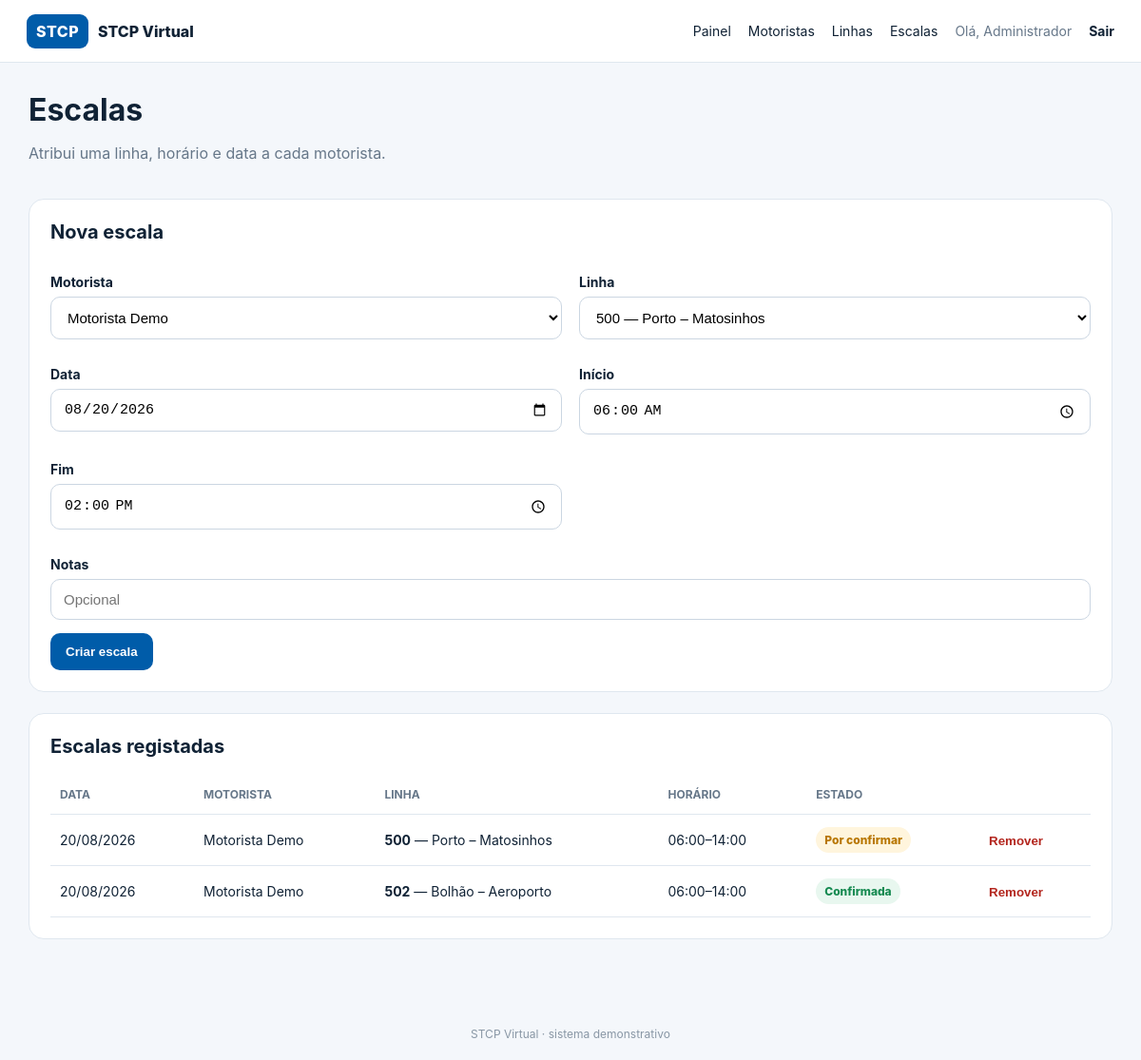
Screenshot of /schedules.php (signed in) with the database file from the repository.
### tables this page shows
CREATE TABLE users (
        id INTEGER PRIMARY KEY AUTOINCREMENT,
        name TEXT NOT NULL,
        email TEXT NOT NULL UNIQUE,
        password TEXT NOT NULL,
        role TEXT NOT NULL CHECK(role IN ('admin','driver')),
        active INTEGER NOT NULL DEFAULT 1,
        created_at TEXT NOT NULL DEFAULT CURRENT_TIMESTAMP
    );

CREATE TABLE schedules (
        id INTEGER PRIMARY KEY AUTOINCREMENT,
        driver_id INTEGER NOT NULL,
        line_id INTEGER NOT NULL,
        service_date TEXT NOT NULL,
        start_time TEXT NOT NULL,
        end_time TEXT NOT NULL,
        notes TEXT,
        confirmed INTEGER NOT NULL DEFAULT 0,
        confirmed_at TEXT,
        created_at TEXT NOT NULL DEFAULT CURRENT_TIMESTAMP,
        FOREIGN KEY(driver_id) REFERENCES users(id) ON DELETE CASCADE,
        FOREIGN KEY(line_id) REFERENCES lines(id) ON DELETE CASCADE
    );

CREATE TABLE lines (
        id INTEGER PRIMARY KEY AUTOINCREMENT,
        code TEXT NOT NULL UNIQUE,
        name TEXT NOT NULL,
        origin TEXT,
        destination TEXT,
        active INTEGER NOT NULL DEFAULT 1,
        created_at TEXT NOT NULL DEFAULT CURRENT_TIMESTAMP
    );

### public/schedules.php (the view, shortened to what this page needs)
<?php require_once __DIR__.'/../config.php'; $u=require_admin(); $pdo=db();
$drivers=$pdo->query("SELECT id,name FROM users WHERE role='driver' AND active=1 ORDER BY name")->fetchAll(); $lines=$pdo->query("SELECT id,code,name FROM lines WHERE active=1 ORDER BY code")->fetchAll(); $rows=$pdo->query("SELECT s.*,u.name driver,l.code,l.name line_name FROM schedules s JOIN users u ON u.id=s.driver_id JOIN lines l ON l.id=s.line_id ORDER BY s.service_date DESC,s.start_time DESC")->fetchAll(); layout_start('Escalas',$u); ?>
<div class="page-head"><div><h1>Escalas</h1><p class="muted">Atribui uma linha, horário e data a cada motorista.</p></div></div><section class="card"><h2>Nova escala</h2><form method="post" class="form-grid"><input type="hidden" name="csrf" value="<?=e(csrf_token())?>"><input type="hidden" name="action" value="add"><label>Motorista<select name="driver_id" required><?php foreach($drivers as $d): ?><option value="<?=$d['id']?>"><?=e($d['name'])?></option><?php endforeach; ?></select></label><label>Linha<select name="line_id" required><?php foreach($lines as $l): ?><option value="<?=$l['id']?>"><?=$l['code']?> — <?=e($l['name'])?></option><?php endforeach; ?></select></label><label>Data<input type="date" name="service_date" value="<?=date('Y-m-d')?>" required></label><label>Início<input type="time" name="start_time" value="06:00" required></label><label>Fim<input type="time" name="end_time" value="14:00" required></label><label class="wide">Notas<input name="notes" placeholder="Opcional"></label><div class="wide"><button class="btn primary">Criar escala</button></div></form></section>
<section class="card"><h2>Escalas registadas</h2><div class="table-wrap"><table><thead><tr><th>Data</th><th>Motorista</th><th>Linha</th><th>Horário</th><th>Estado</th><th></th></tr></thead><tbody><?php foreach($rows as $r): ?><tr><td><?=date('d/m/Y',strtotime($r['service_date']))?></td><td><?=e($r['driver'])?></td><td><strong><?=$r['code']?></strong> — <?=e($r['line_name'])?></td><td><?=e($r['start_time'])?>–<?=e($r['end_time'])?></td><td><span class="status <?= $r['confirmed']?'ok':'pending'?>"><?= $r['confirmed']?'Confirmada':'Por confirmar'?></span></td><td><form method="post" onsubmit="return confirm('Remover esta escala?')"><input type="hidden" name="csrf" value="<?=e(csrf_token())?>"><input type="hidden" name="action" value="delete"><input type="hidden" name="id" value="<?=$r['id']?>"><button class="linkbtn danger">Remover</button></form></td></tr><?php endforeach; ?></tbody></table></div></section>
<?php layout_end(); ?>

### config.php (shortened to what this page needs)
<?php
function db(): PDO {
    static $pdo = null;
    if ($pdo === null) {
        $pdo = new PDO('sqlite:' . DB_FILE);
        $pdo->setAttribute(PDO::ATTR_ERRMODE, PDO::ERRMODE_EXCEPTION);
        $pdo->setAttribute(PDO::ATTR_DEFAULT_FETCH_MODE, PDO::FETCH_ASSOC);
        $pdo->exec('PRAGMA foreign_keys = ON');
        init_db($pdo);
    }
    return $pdo;
}
function init_db(PDO $pdo): void {
    $pdo->exec("CREATE TABLE IF NOT EXISTS users (
        id INTEGER PRIMARY KEY AUTOINCREMENT,
        name TEXT NOT NULL,
        email TEXT NOT NULL UNIQUE,
        password TEXT NOT NULL,
        role TEXT NOT NULL CHECK(role IN ('admin','driver')),
        active INTEGER NOT NULL DEFAULT 1,
        created_at TEXT NOT NULL DEFAULT CURRENT_TIMESTAMP
    )");
    $pdo->exec("CREATE TABLE IF NOT EXISTS lines (
        id INTEGER PRIMARY KEY AUTOINCREMENT,
        code TEXT NOT NULL UNIQUE,
        name TEXT NOT NULL,
        origin TEXT,
        destination TEXT,
        active INTEGER NOT NULL DEFAULT 1,
        created_at TEXT NOT NULL DEFAULT CURRENT_TIMESTAMP
    )");
    $pdo->exec("CREATE TABLE IF NOT EXISTS schedules (
        id INTEGER PRIMARY KEY AUTOINCREMENT,
        driver_id INTEGER NOT NULL,
        line_id INTEGER NOT NULL,
        service_date TEXT NOT NULL,
        start_time TEXT NOT NULL,
        end_time TEXT NOT NULL,
        notes TEXT,
        confirmed INTEGER NOT NULL DEFAULT 0,
        confirmed_at TEXT,
        created_at TEXT NOT NULL DEFAULT CURRENT_TIMESTAMP,
        FOREIGN KEY(driver_id) REFERENCES users(id) ON DELETE CASCADE,
        FOREIGN KEY(line_id) REFERENCES lines(id) ON DELETE CASCADE
    )");
    $count = (int)$pdo->query("SELECT COUNT(*) FROM users WHERE role='admin'")->fetchColumn();
    $count = (int)$pdo->query("SELECT COUNT(*) FROM users WHERE role='driver'")->fetchColumn();
    $count = (int)$pdo->query('SELECT COUNT(*) FROM lines')->fetchColumn();
    $count = (int)$pdo->query('SELECT COUNT(*) FROM schedules')->fetchColumn();
}
function e(string $value): string { return htmlspecialchars($value, ENT_QUOTES, 'UTF-8'); }
function flash(?string $message = null): ?string {
    $m = $_SESSION['flash'] ?? null; unset($_SESSION['flash']); return $m;
}
function user(): ?array {
    $stmt = db()->prepare('SELECT * FROM users WHERE id=? AND active=1');
    $stmt->execute([$_SESSION['user_id']]);
    return $stmt->fetch() ?: null;
}
function require_login(): array { $u=user(); if (!$u) redirect('index.php'); return $u; }
function require_admin(): array { $u=require_login(); if ($u['role'] !== 'admin') redirect('dashboard.php'); return $u; }
function layout_start(string $title, ?array $u=null): void {
    $flash=flash();
?>
<!doctype html><html lang="pt"><head><meta charset="utf-8"><meta name="viewport" content="width=device-width,initial-scale=1"><title><?=e($title)?> · STCP Virtual</title><link rel="stylesheet" href="style.css"></head><body>
<header class="top"><a href="dashboard.php" class="brand"><span class="brandmark">STCP</span><span>STCP Virtual</span></a><?php if($u): ?><nav><?php if($u['role']==='admin'): ?><a href="dashboard.php">Painel</a><a href="drivers.php">Motoristas</a><a href="lines.php">Linhas</a><a href="schedules.php">Escalas</a><?php else: ?><a href="dashboard.php">A minha chapa</a><?php endif; ?><span class="user">Olá, <?=e($u['name'])?></span><a class="logout" href="logout.php">Sair</a></nav><?php endif; ?></header>
<main class="container"><?php if($flash): ?><div class="flash"><?=e($flash)?></div><?php endif; ?>
<?php }
function layout_end(): void { echo '</main><footer>STCP Virtual · sistema demonstrativo</footer></body></html>'; }
?>

### public/style.css (style rules this page uses)
:root { --blue:#005ca9;--blue2:#00447d;--bg:#f4f7fb;--card:#fff;--text:#102235;--muted:#667789;--border:#dfe7ef;--green:#168a51;--amber:#b87600;--red:#b3261e }
* { box-sizing:border-box }
body { margin:0;background:var(--bg);font-family:Inter,Segoe UI,Arial,sans-serif;color:var(--text) }
a { color:inherit;text-decoration:none }
.top { height:66px;background:#fff;border-bottom:1px solid var(--border);display:flex;align-items:center;justify-content:space-between;padding:0 28px;position:sticky;top:0;z-index:5 }
.brand { display:flex;align-items:center;gap:10px;font-weight:800 }
.brandmark { background:var(--blue);color:#fff;border-radius:9px;padding:8px 10px;letter-spacing:.5px }
.top nav { display:flex;align-items:center;gap:18px;font-size:14px }
.user { color:var(--muted) }
.logout { font-weight:700 }
.container { max-width:1180px;margin:0 auto;padding:30px 20px 50px }
.muted { color:var(--muted) }
label { display:block;font-size:14px;font-weight:700;margin:14px 0 }
input,select { width:100%;margin-top:7px;border:1px solid #cbd6e2;background:#fff;border-radius:10px;padding:12px 13px;font-size:15px;outline:none }
.btn { display:inline-flex;align-items:center;justify-content:center;border:0;border-radius:10px;padding:12px 16px;font-weight:800;cursor:pointer }
.primary { background:var(--blue);color:#fff }
.page-head { display:flex;justify-content:space-between;align-items:center;gap:20px;margin-bottom:22px }
.page-head h1 { margin:0 0 5px }
.stats>div,.card,.schedule-card { background:var(--card);border:1px solid var(--border);border-radius:16px }
.card { padding:22px;margin-bottom:22px }
.card h2 { margin:0 0 18px;font-size:20px }
.table-wrap { overflow:auto }
table { width:100%;border-collapse:collapse;font-size:14px }
th,td { padding:13px 10px;border-bottom:1px solid var(--border);text-align:left;vertical-align:middle }
th { color:var(--muted);font-size:12px;text-transform:uppercase }
.pill,.status { display:inline-flex;align-items:center;padding:6px 9px;border-radius:999px;font-size:12px;font-weight:800 }
.status.ok { background:#e8f7ef;color:var(--green) }
.status.pending { background:#fff5dd;color:var(--amber) }
.linkbtn { background:none;border:0;padding:0;color:var(--blue);font-weight:800;cursor:pointer }
.linkbtn.danger { color:var(--red) }
.form-grid { display:grid;grid-template-columns:repeat(2,1fr);gap:0 18px }
.wide { grid-column:1/-1 }
footer { text-align:center;color:#8997a5;font-size:12px;padding:20px }

### rows the page displays
users: name "Administrador"
schedules: service_date "20/08/2026", driver "Motorista Demo", line.code "500", line_name "Porto – Matosinhos", start_time "06:00", end_time "14:00", confirmed "Por confirmar"
schedules: service_date "20/08/2026", driver "Motorista Demo", line.code "502", line_name "Bolhão – Aeroporto", start_time "06:00", end_time "14:00", confirmed "Confirmada"

### other values shown
form field driver_id "Motorista Demo"
form field line_id "500 — Porto – Matosinhos"
